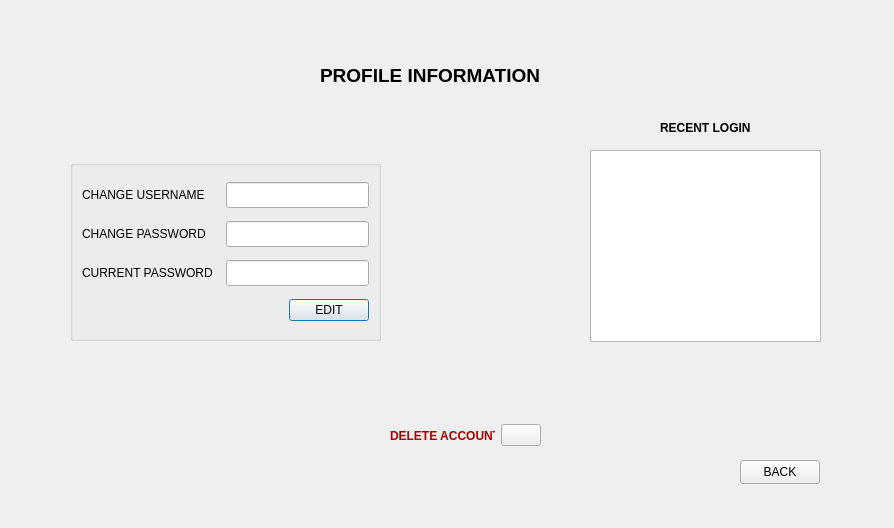
<?xml version="1.0" encoding="UTF-8"?>
<ui version="4.0">
 <class>profile</class>
 <widget class="QDialog" name="profile">
  <property name="geometry">
   <rect>
    <x>0</x>
    <y>0</y>
    <width>894</width>
    <height>528</height>
   </rect>
  </property>
  <property name="windowTitle">
   <string>PROFILE</string>
  </property>
  <widget class="QTableWidget" name="tableWidget">
   <property name="geometry">
    <rect>
     <x>590</x>
     <y>150</y>
     <width>231</width>
     <height>192</height>
    </rect>
   </property>
   <property name="frameShape">
    <enum>QFrame::StyledPanel</enum>
   </property>
   <property name="editTriggers">
    <set>QAbstractItemView::NoEditTriggers</set>
   </property>
   <property name="tabKeyNavigation">
    <bool>false</bool>
   </property>
   <property name="showDropIndicator" stdset="0">
    <bool>false</bool>
   </property>
   <property name="dragDropOverwriteMode">
    <bool>false</bool>
   </property>
   <property name="selectionMode">
    <enum>QAbstractItemView::NoSelection</enum>
   </property>
   <property name="selectionBehavior">
    <enum>QAbstractItemView::SelectRows</enum>
   </property>
   <property name="showGrid">
    <bool>true</bool>
   </property>
   <property name="gridStyle">
    <enum>Qt::DashLine</enum>
   </property>
   <property name="sortingEnabled">
    <bool>true</bool>
   </property>
  </widget>
  <widget class="QLabel" name="label">
   <property name="geometry">
    <rect>
     <x>660</x>
     <y>120</y>
     <width>91</width>
     <height>16</height>
    </rect>
   </property>
   <property name="font">
    <font>
     <bold>true</bold>
    </font>
   </property>
   <property name="text">
    <string>RECENT LOGINS</string>
   </property>
  </widget>
  <widget class="QGroupBox" name="groupBox_2">
   <property name="geometry">
    <rect>
     <x>70</x>
     <y>160</y>
     <width>311</width>
     <height>181</height>
    </rect>
   </property>
   <property name="minimumSize">
    <size>
     <width>0</width>
     <height>0</height>
    </size>
   </property>
   <property name="font">
    <font>
     <strikeout>false</strikeout>
     <kerning>true</kerning>
    </font>
   </property>
   <property name="statusTip">
    <string/>
   </property>
   <property name="whatsThis">
    <string/>
   </property>
   <property name="autoFillBackground">
    <bool>false</bool>
   </property>
   <property name="title">
    <string/>
   </property>
   <property name="flat">
    <bool>false</bool>
   </property>
   <property name="checkable">
    <bool>false</bool>
   </property>
   <layout class="QVBoxLayout" name="verticalLayout_3">
    <property name="sizeConstraint">
     <enum>QLayout::SetDefaultConstraint</enum>
    </property>
    <item>
     <layout class="QHBoxLayout" name="horizontalLayout_8">
      <property name="spacing">
       <number>0</number>
      </property>
      <property name="sizeConstraint">
       <enum>QLayout::SetMinimumSize</enum>
      </property>
      <item>
       <widget class="QLabel" name="label_10">
        <property name="sizePolicy">
         <sizepolicy hsizetype="Preferred" vsizetype="Preferred">
          <horstretch>0</horstretch>
          <verstretch>0</verstretch>
         </sizepolicy>
        </property>
        <property name="minimumSize">
         <size>
          <width>20</width>
          <height>26</height>
         </size>
        </property>
        <property name="baseSize">
         <size>
          <width>20</width>
          <height>20</height>
         </size>
        </property>
        <property name="autoFillBackground">
         <bool>false</bool>
        </property>
        <property name="text">
         <string>CHANGE USERNAME</string>
        </property>
       </widget>
      </item>
      <item>
       <widget class="QLineEdit" name="lineEdit_username">
        <property name="sizePolicy">
         <sizepolicy hsizetype="Minimum" vsizetype="Fixed">
          <horstretch>0</horstretch>
          <verstretch>0</verstretch>
         </sizepolicy>
        </property>
        <property name="minimumSize">
         <size>
          <width>121</width>
          <height>26</height>
         </size>
        </property>
        <property name="readOnly">
         <bool>false</bool>
        </property>
       </widget>
      </item>
     </layout>
    </item>
    <item>
     <layout class="QHBoxLayout" name="horizontalLayout_9">
      <property name="spacing">
       <number>0</number>
      </property>
      <item>
       <widget class="QLabel" name="label_11">
        <property name="sizePolicy">
         <sizepolicy hsizetype="Preferred" vsizetype="Preferred">
          <horstretch>0</horstretch>
          <verstretch>0</verstretch>
         </sizepolicy>
        </property>
        <property name="minimumSize">
         <size>
          <width>0</width>
          <height>20</height>
         </size>
        </property>
        <property name="text">
         <string>CHANGE PASSWORD</string>
        </property>
       </widget>
      </item>
      <item>
       <widget class="QLineEdit" name="lineEdit_password">
        <property name="sizePolicy">
         <sizepolicy hsizetype="Minimum" vsizetype="Fixed">
          <horstretch>0</horstretch>
          <verstretch>0</verstretch>
         </sizepolicy>
        </property>
        <property name="minimumSize">
         <size>
          <width>121</width>
          <height>26</height>
         </size>
        </property>
        <property name="maximumSize">
         <size>
          <width>16777215</width>
          <height>16777215</height>
         </size>
        </property>
        <property name="readOnly">
         <bool>false</bool>
        </property>
       </widget>
      </item>
     </layout>
    </item>
    <item>
     <layout class="QHBoxLayout" name="horizontalLayout_10">
      <property name="spacing">
       <number>0</number>
      </property>
      <item>
       <widget class="QLabel" name="label_12">
        <property name="sizePolicy">
         <sizepolicy hsizetype="Preferred" vsizetype="Preferred">
          <horstretch>0</horstretch>
          <verstretch>0</verstretch>
         </sizepolicy>
        </property>
        <property name="minimumSize">
         <size>
          <width>121</width>
          <height>26</height>
         </size>
        </property>
        <property name="text">
         <string>CURRENT PASSWORD</string>
        </property>
       </widget>
      </item>
      <item>
       <widget class="QLineEdit" name="lineEdit_current_pass">
        <property name="sizePolicy">
         <sizepolicy hsizetype="Minimum" vsizetype="Fixed">
          <horstretch>0</horstretch>
          <verstretch>0</verstretch>
         </sizepolicy>
        </property>
        <property name="minimumSize">
         <size>
          <width>121</width>
          <height>26</height>
         </size>
        </property>
        <property name="readOnly">
         <bool>false</bool>
        </property>
       </widget>
      </item>
     </layout>
    </item>
    <item>
     <layout class="QHBoxLayout" name="horizontalLayout_11">
      <property name="spacing">
       <number>0</number>
      </property>
      <item>
       <spacer name="horizontalSpacer">
        <property name="orientation">
         <enum>Qt::Horizontal</enum>
        </property>
        <property name="sizeType">
         <enum>QSizePolicy::MinimumExpanding</enum>
        </property>
        <property name="sizeHint" stdset="0">
         <size>
          <width>40</width>
          <height>20</height>
         </size>
        </property>
       </spacer>
      </item>
      <item>
       <widget class="QPushButton" name="pushButton_EDIT">
        <property name="text">
         <string>EDIT</string>
        </property>
       </widget>
      </item>
     </layout>
    </item>
   </layout>
  </widget>
  <widget class="QLabel" name="label_WELCOME">
   <property name="geometry">
    <rect>
     <x>320</x>
     <y>50</y>
     <width>231</width>
     <height>51</height>
    </rect>
   </property>
   <property name="font">
    <font>
     <pointsize>14</pointsize>
     <bold>true</bold>
    </font>
   </property>
   <property name="text">
    <string>PROFILE INFORMATION</string>
   </property>
  </widget>
  <widget class="QPushButton" name="pushButton_BACK">
   <property name="geometry">
    <rect>
     <x>740</x>
     <y>460</y>
     <width>80</width>
     <height>24</height>
    </rect>
   </property>
   <property name="text">
    <string>BACK</string>
   </property>
  </widget>
  <widget class="QLabel" name="label_strength">
   <property name="geometry">
    <rect>
     <x>410</x>
     <y>260</y>
     <width>91</width>
     <height>21</height>
    </rect>
   </property>
   <property name="font">
    <font>
     <family>Segoe UI</family>
     <pointsize>9</pointsize>
    </font>
   </property>
   <property name="text">
    <string/>
   </property>
  </widget>
  <widget class="QWidget" name="">
   <property name="geometry">
    <rect>
     <x>390</x>
     <y>410</y>
     <width>151</width>
     <height>51</height>
    </rect>
   </property>
   <layout class="QHBoxLayout" name="horizontalLayout">
    <item>
     <widget class="QLabel" name="label_2">
      <property name="font">
       <font>
        <bold>true</bold>
       </font>
      </property>
      <property name="styleSheet">
       <string notr="true">color: rgb(170, 0, 0);</string>
      </property>
      <property name="text">
       <string>DELETE ACCOUNT</string>
      </property>
     </widget>
    </item>
    <item>
     <widget class="QPushButton" name="pushButton_DELETE">
      <property name="styleSheet">
       <string notr="true">image: url(:/resources/resources/delete-icon-980x980.png);

</string>
      </property>
      <property name="text">
       <string/>
      </property>
     </widget>
    </item>
   </layout>
  </widget>
 </widget>
 <resources/>
 <connections/>
</ui>
